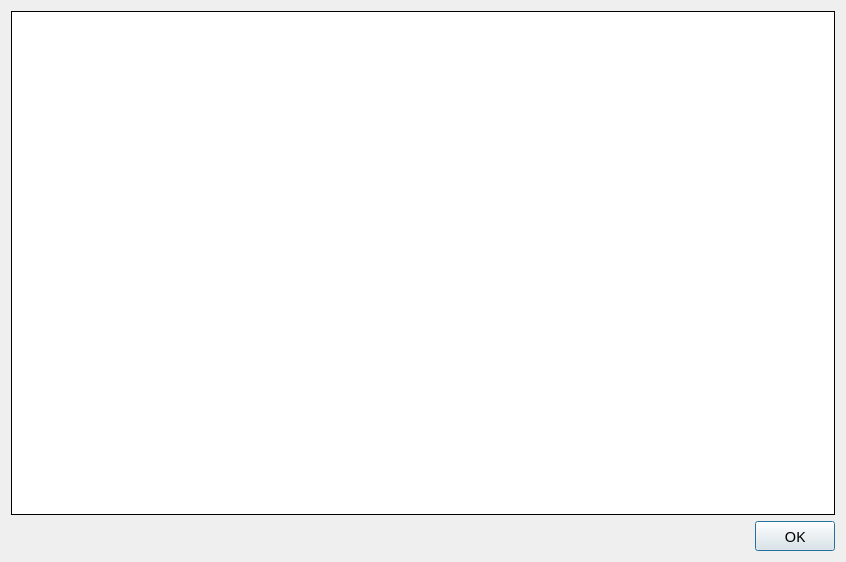
<?xml version="1.0" encoding="UTF-8"?>
<ui version="4.0">
 <class>DialogLicense</class>
 <widget class="QDialog" name="DialogLicense">
  <property name="geometry">
   <rect>
    <x>0</x>
    <y>0</y>
    <width>846</width>
    <height>562</height>
   </rect>
  </property>
  <property name="font">
   <font>
    <family>HarmonyOS Sans SC</family>
    <pointsize>11</pointsize>
   </font>
  </property>
  <property name="windowTitle">
   <string>LICENSE</string>
  </property>
  <layout class="QVBoxLayout" name="verticalLayout">
   <item>
    <widget class="QPlainTextEdit" name="text_license">
     <property name="minimumSize">
      <size>
       <width>824</width>
       <height>500</height>
      </size>
     </property>
     <property name="font">
      <font>
       <family>Consolas</family>
       <pointsize>11</pointsize>
      </font>
     </property>
     <property name="frameShape">
      <enum>QFrame::Box</enum>
     </property>
     <property name="frameShadow">
      <enum>QFrame::Plain</enum>
     </property>
     <property name="lineWrapMode">
      <enum>QPlainTextEdit::NoWrap</enum>
     </property>
     <property name="textInteractionFlags">
      <set>Qt::NoTextInteraction</set>
     </property>
    </widget>
   </item>
   <item>
    <widget class="QDialogButtonBox" name="buttonBox">
     <property name="orientation">
      <enum>Qt::Horizontal</enum>
     </property>
     <property name="standardButtons">
      <set>QDialogButtonBox::Ok</set>
     </property>
    </widget>
   </item>
  </layout>
 </widget>
 <resources/>
 <connections>
  <connection>
   <sender>buttonBox</sender>
   <signal>accepted()</signal>
   <receiver>DialogLicense</receiver>
   <slot>accept()</slot>
   <hints>
    <hint type="sourcelabel">
     <x>248</x>
     <y>254</y>
    </hint>
    <hint type="destinationlabel">
     <x>157</x>
     <y>274</y>
    </hint>
   </hints>
  </connection>
  <connection>
   <sender>buttonBox</sender>
   <signal>rejected()</signal>
   <receiver>DialogLicense</receiver>
   <slot>reject()</slot>
   <hints>
    <hint type="sourcelabel">
     <x>316</x>
     <y>260</y>
    </hint>
    <hint type="destinationlabel">
     <x>286</x>
     <y>274</y>
    </hint>
   </hints>
  </connection>
 </connections>
</ui>
